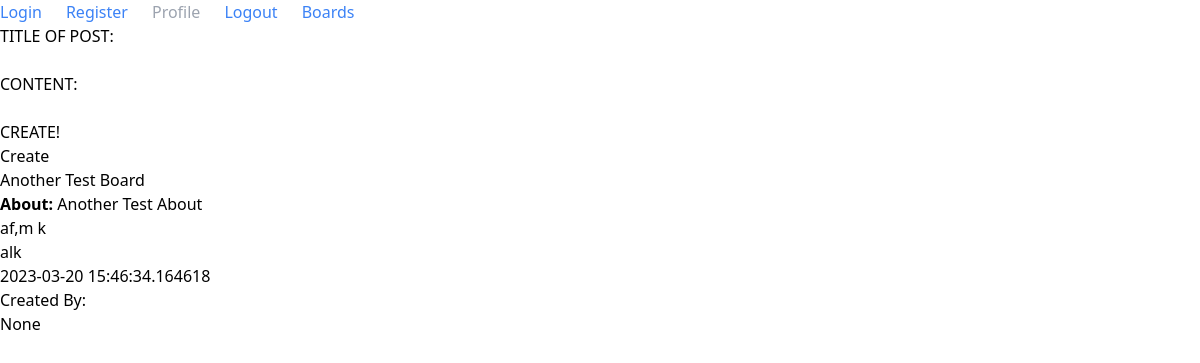
The page /board/8/create on the database its author committed.
### ForumApp/models/board.py (models this page shows)
class Board(db.Model):
    id = db.Column(db.Integer, primary_key=True)
    name = db.Column(db.String(50), nullable = False)
    about = db.Column(db.String(1000), nullable = False)
    posts = db.relationship('Post', backref = 'board')
    date_created = db.Column(db.DateTime, default = datetime.datetime.utcnow())

### ForumApp/models/post.py (models this page shows)
class Post(db.Model):
    id = db.Column(db.Integer, primary_key=True)
    title = db.Column(db.String(300), nullable = False)
    content = db.Column(db.String(10000), nullable = False)
    user_id = db.Column(db.Integer, db.ForeignKey('user.id'))
    comments = db.relationship('Comment', backref = 'post')
    date_created = db.Column(db.DateTime,default=datetime.datetime.utcnow)
    board_id = db.Column(db.Integer, db.ForeignKey('board.id'))

### ForumApp/posts/routes.py (the view, shortened to what this page needs)
@bp.route('/board/<int:id>/create', methods = ['GET', 'POST'])
def add_post(id):
    board = Board.query.filter_by(id=id).first()
    posts = board.posts
    return render_template('post/post.html', posts=posts, board=board)

### ForumApp/templates/post/post.html (shortened to what this page needs)
{% extends "base.html" %}
{% block body %}
<form action="/board/{{board.id}}/create" method="POST">
    <h1>TITLE OF POST:</h1>
    <input type="text" name="title" id="title">
    <h1>CONTENT:</h1>
    <input type="text" name="content" id="content">
    <p>CREATE!</p>
    <input type="submit" value="Create">
</form>
<h1>{{board.name}}</h1>
<p><b>About:</b> {{board.about}}</p>
{% for post in posts %}
    <h1> {{post.title}} </h1>
    <p>{{post.content}}</p>
    <p>{{post.date_created}}</p>
    <p>Created By:</p>
    <p>{{post.user_id}}</p>
{% endfor %}
{% endblock %}

### rows shown on the page
Board: name "Another Test Board", about "Another Test About"
Post: title "af,m k", content "alk", date_created "2023-03-20 15:46:34.164618", user_id "None"
